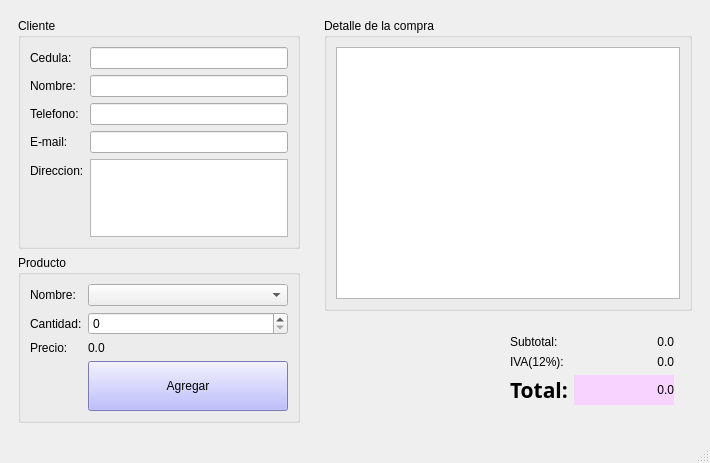
<?xml version="1.0" encoding="UTF-8"?>
<ui version="4.0">
 <class>Tienda</class>
 <widget class="QMainWindow" name="Tienda">
  <property name="geometry">
   <rect>
    <x>0</x>
    <y>0</y>
    <width>710</width>
    <height>463</height>
   </rect>
  </property>
  <property name="windowTitle">
   <string>Tienda</string>
  </property>
  <widget class="QWidget" name="centralwidget">
   <layout class="QHBoxLayout" name="horizontalLayout_3">
    <item>
     <widget class="QWidget" name="widget" native="true">
      <property name="minimumSize">
       <size>
        <width>300</width>
        <height>0</height>
       </size>
      </property>
      <property name="maximumSize">
       <size>
        <width>300</width>
        <height>16777215</height>
       </size>
      </property>
      <layout class="QVBoxLayout" name="verticalLayout">
       <item>
        <widget class="QGroupBox" name="groupBox">
         <property name="title">
          <string>Cliente</string>
         </property>
         <layout class="QFormLayout" name="formLayout">
          <item row="0" column="0">
           <widget class="QLabel" name="label">
            <property name="text">
             <string>Cedula:</string>
            </property>
           </widget>
          </item>
          <item row="0" column="1">
           <widget class="QLineEdit" name="inCedula"/>
          </item>
          <item row="1" column="0">
           <widget class="QLabel" name="label_2">
            <property name="text">
             <string>Nombre:</string>
            </property>
           </widget>
          </item>
          <item row="1" column="1">
           <widget class="QLineEdit" name="inNombre"/>
          </item>
          <item row="2" column="0">
           <widget class="QLabel" name="label_3">
            <property name="text">
             <string>Telefono:</string>
            </property>
           </widget>
          </item>
          <item row="2" column="1">
           <widget class="QLineEdit" name="inTelefono"/>
          </item>
          <item row="3" column="0">
           <widget class="QLabel" name="label_4">
            <property name="text">
             <string>E-mail:</string>
            </property>
           </widget>
          </item>
          <item row="3" column="1">
           <widget class="QLineEdit" name="inEmail"/>
          </item>
          <item row="4" column="0">
           <widget class="QLabel" name="label_5">
            <property name="text">
             <string>Direccion:</string>
            </property>
           </widget>
          </item>
          <item row="4" column="1">
           <widget class="QPlainTextEdit" name="inDireccion">
            <property name="lineWidth">
             <number>3</number>
            </property>
           </widget>
          </item>
         </layout>
        </widget>
       </item>
       <item>
        <widget class="QGroupBox" name="groupBox_2">
         <property name="title">
          <string>Producto</string>
         </property>
         <layout class="QFormLayout" name="formLayout_2">
          <item row="0" column="0">
           <widget class="QLabel" name="label_6">
            <property name="text">
             <string>Nombre:</string>
            </property>
           </widget>
          </item>
          <item row="0" column="1">
           <widget class="QComboBox" name="inProducto"/>
          </item>
          <item row="1" column="0">
           <widget class="QLabel" name="label_7">
            <property name="text">
             <string>Cantidad:</string>
            </property>
           </widget>
          </item>
          <item row="1" column="1">
           <widget class="QSpinBox" name="inCantidad"/>
          </item>
          <item row="2" column="0">
           <widget class="QLabel" name="label_8">
            <property name="text">
             <string>Precio:</string>
            </property>
           </widget>
          </item>
          <item row="2" column="1">
           <widget class="QLabel" name="outPrecio">
            <property name="text">
             <string>0.0</string>
            </property>
           </widget>
          </item>
          <item row="3" column="1">
           <widget class="QPushButton" name="btnAgregar">
            <property name="minimumSize">
             <size>
              <width>0</width>
              <height>50</height>
             </size>
            </property>
            <property name="styleSheet">
             <string notr="true">background-color: rgb(170, 170, 255);</string>
            </property>
            <property name="text">
             <string>Agregar</string>
            </property>
           </widget>
          </item>
         </layout>
        </widget>
       </item>
      </layout>
     </widget>
    </item>
    <item>
     <widget class="QWidget" name="widget_2" native="true">
      <layout class="QVBoxLayout" name="verticalLayout_2">
       <item>
        <widget class="QGroupBox" name="groupBox_3">
         <property name="title">
          <string>Detalle de la compra</string>
         </property>
         <layout class="QHBoxLayout" name="horizontalLayout">
          <item>
           <widget class="QTableWidget" name="outDetalle"/>
          </item>
         </layout>
        </widget>
       </item>
       <item>
        <widget class="QWidget" name="widget_3" native="true">
         <layout class="QHBoxLayout" name="horizontalLayout_2">
          <item>
           <spacer name="horizontalSpacer">
            <property name="orientation">
             <enum>Qt::Horizontal</enum>
            </property>
            <property name="sizeHint" stdset="0">
             <size>
              <width>206</width>
              <height>20</height>
             </size>
            </property>
           </spacer>
          </item>
          <item>
           <widget class="QWidget" name="widget_4" native="true">
            <layout class="QFormLayout" name="formLayout_3">
             <item row="0" column="0">
              <widget class="QLabel" name="label_10">
               <property name="text">
                <string>Subtotal:</string>
               </property>
              </widget>
             </item>
             <item row="0" column="1">
              <widget class="QLabel" name="outSubtotal">
               <property name="text">
                <string>0.0</string>
               </property>
               <property name="alignment">
                <set>Qt::AlignRight|Qt::AlignTrailing|Qt::AlignVCenter</set>
               </property>
              </widget>
             </item>
             <item row="1" column="0">
              <widget class="QLabel" name="label_11">
               <property name="text">
                <string>IVA(12%):</string>
               </property>
              </widget>
             </item>
             <item row="1" column="1">
              <widget class="QLabel" name="outIVA">
               <property name="text">
                <string>0.0</string>
               </property>
               <property name="alignment">
                <set>Qt::AlignRight|Qt::AlignTrailing|Qt::AlignVCenter</set>
               </property>
              </widget>
             </item>
             <item row="2" column="0">
              <widget class="QLabel" name="label_12">
               <property name="font">
                <font>
                 <family>Sitka Text</family>
                 <pointsize>16</pointsize>
                 <weight>75</weight>
                 <bold>true</bold>
                </font>
               </property>
               <property name="text">
                <string>Total:</string>
               </property>
              </widget>
             </item>
             <item row="2" column="1">
              <widget class="QLabel" name="outTotal">
               <property name="minimumSize">
                <size>
                 <width>100</width>
                 <height>0</height>
                </size>
               </property>
               <property name="styleSheet">
                <string notr="true">background-color: rgb(248, 211, 255);</string>
               </property>
               <property name="text">
                <string>0.0</string>
               </property>
               <property name="alignment">
                <set>Qt::AlignRight|Qt::AlignTrailing|Qt::AlignVCenter</set>
               </property>
              </widget>
             </item>
            </layout>
           </widget>
          </item>
         </layout>
        </widget>
       </item>
      </layout>
     </widget>
    </item>
   </layout>
  </widget>
  <widget class="QMenuBar" name="menubar">
   <property name="geometry">
    <rect>
     <x>0</x>
     <y>0</y>
     <width>710</width>
     <height>21</height>
    </rect>
   </property>
  </widget>
  <widget class="QStatusBar" name="statusbar"/>
 </widget>
 <resources/>
 <connections/>
</ui>
